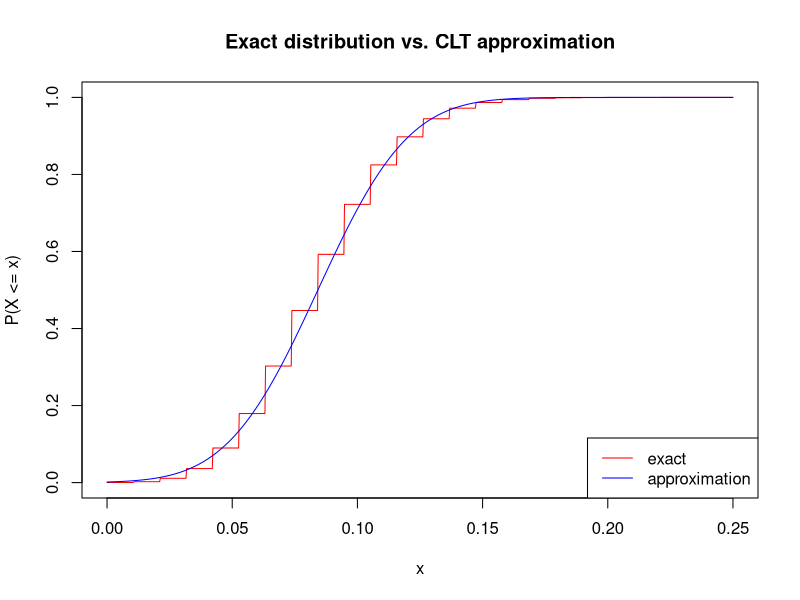

R code for this plot:
png(file = "solution.png")
    n <- 95
    x <- 8
    p <- x / n

    #We compare the "exact" CDF with the one obtained from the CLT.
	grid <- seq(0, 0.25, length.out = 1000)

	plot(grid , pbinom(grid*n, size = n , prob = p ), type = "l",
		col = "red", xlab = "x", ylab = "P(X <= x)",
		ylim = c(0, 1), main = "Exact distribution vs. CLT approximation")

	lines(grid, pnorm(grid, mean = p , sd = sqrt(1/n * p * (1-p))), col = "blue")

	legend("bottomright", legend = c("exact", "approximation"),
		lty = 1, col = c("red", "blue"))
dev.off()
